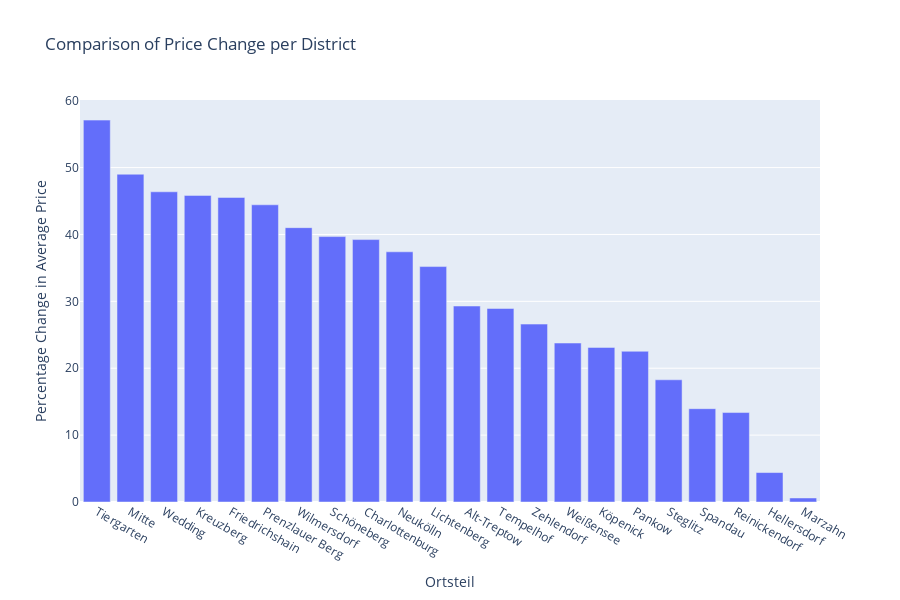

Source (notebook cell):
### Code cell
fig = px.bar(percentage_rent_difference_per_district, 
             x='Ortsteil', 
             y='Percentage Change in Average Price',
             title='Comparison of Price Change per District')
fig.show()

### Figure 1 — Plotly figure (JSON) as saved in the notebook; plotly's stock layout.template omitted (floating-point values rounded to 4 significant figures)
{"data": [{"alignmentgroup": "True", "hoverlabel": {"namelength": 0}, "hovertemplate": "Ortsteil=%{x}<br>Percentage Change in Average Price=%{y}", "legendgroup": "", "marker": {"color": "#636efa"}, "name": "", "offsetgroup": "", "orientation": "v", "showlegend": false, "textposition": "auto", "type": "bar", "x": ["Tiergarten", "Mitte", "Wedding", "Kreuzberg", "Friedrichshain", "Prenzlauer Berg", "Wilmersdorf", "Schöneberg", "Charlottenburg", "Neukölln", "Lichtenberg", "Alt-Treptow", "Tempelhof", "Zehlendorf", "Weißensee", "Köpenick", "Pankow", "Steglitz", "Spandau", "Reinickendorf", "Hellersdorf", "Marzahn"], "xaxis": "x", "y": [57.1, 49.01, 46.38, 45.84, 45.54, 44.44, 41.02, 39.69, 39.23, 37.41, 35.2, 29.3, 28.94, 26.6, 23.77, 23.11, 22.54, 18.27, 13.95, 13.37, 4.402, 0.6021], "yaxis": "y"}], "layout": {"barmode": "relative", "height": 600, "legend": {"tracegroupgap": 0}, "title": {"text": "Comparison of Price Change per District"}, "xaxis": {"anchor": "y", "domain": [0, 1], "title": {"text": "Ortsteil"}}, "yaxis": {"anchor": "x", "domain": [0, 1], "title": {"text": "Percentage Change in Average Price"}}}}
